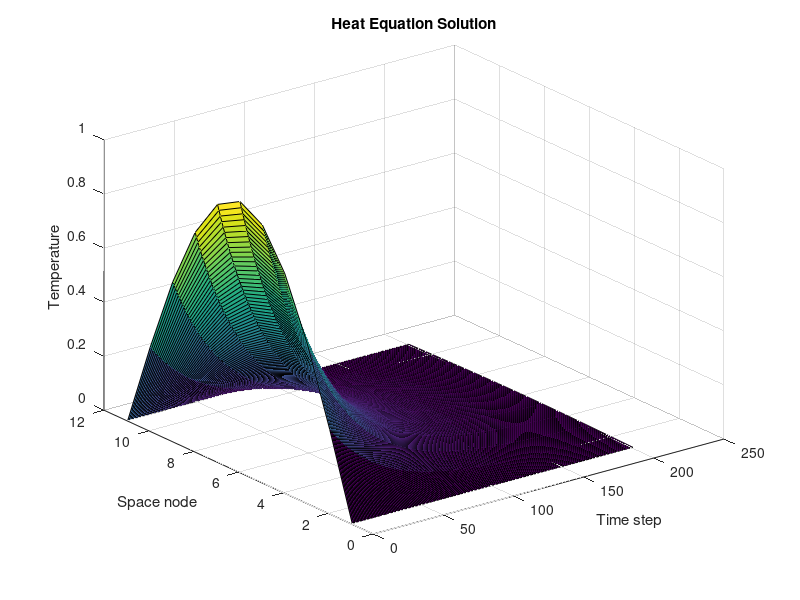

Source code (MATLAB):
% Heat Equation using Finite Difference Method (Explicit Scheme)
clear
clc
L = 1;
T = 0.5;
C = 1;
N = 10;
M = 200;
h = L/N;
k = T/M;
lambda = k/(C*h^2);
x = 0:h:L;
u = zeros(N+1,M+1);
% Initial condition
for i=1:N+1
 u(i,1) = sin(pi*x(i));
end
% Boundary conditions
u(1,:) = 0;
u(N+1,:) = 0;
% Finite difference iteration
for j=1:M
    for i=2:N
        u(i,j+1) = (1-2*lambda)*u(i,j) + ...
            lambda*(u(i-1,j) + u(i+1,j));
    end
end

surf(u)
xlabel('Time step')
ylabel('Space node')
zlabel('Temperature')
title('Heat Equation Solution')
